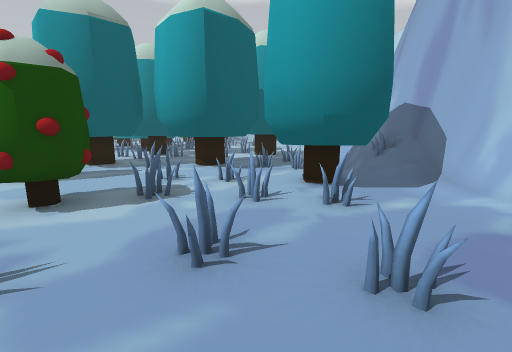
[1] (above)

24 first-person views from a walk through a scene from a Unity 3-D project. The camera is 1.3 m above the floor, tilts 10° down and sees 90° across. Doors are open. The floor is counted in squares, 1 m on a side. Each view is taken from the middle of a square. On the plan, view 1 faces up. The plan holds only what a view shows up to about 13 squares ahead; the rest is blank. The place goes on beyond the plan.

[2]
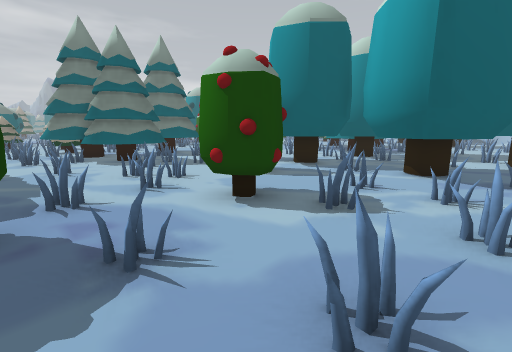

[3]
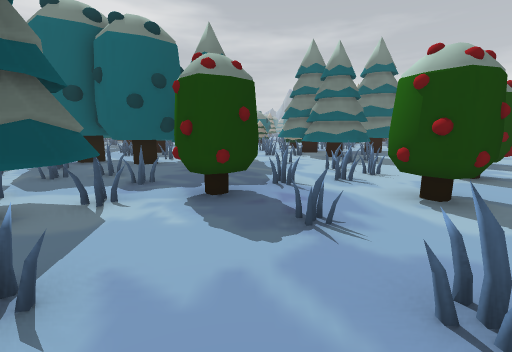

[4]
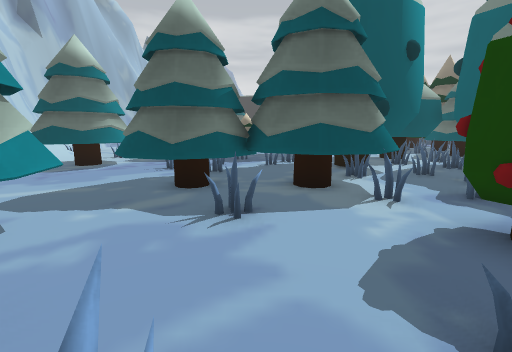

[5]
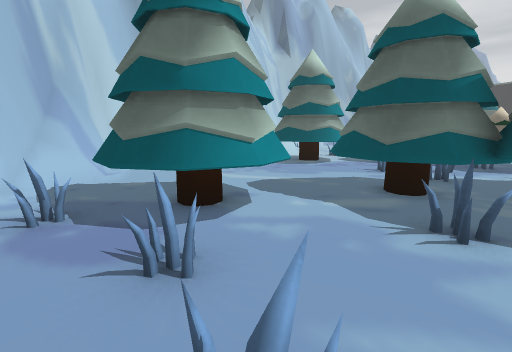

[6]
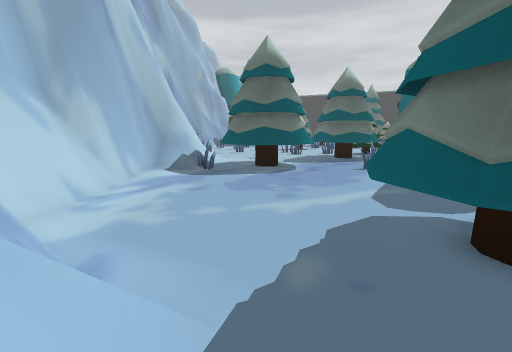

[7]
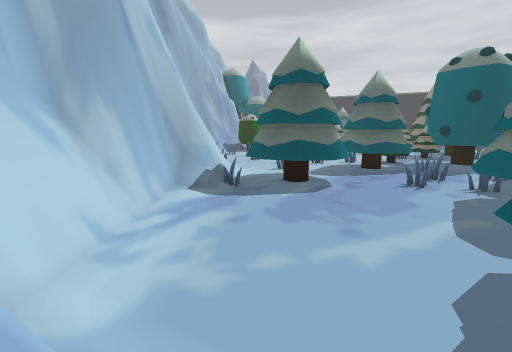

[8]
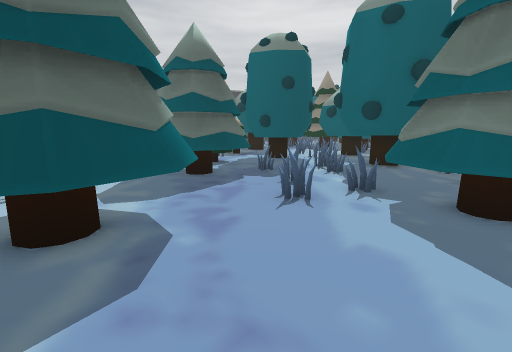

[9]
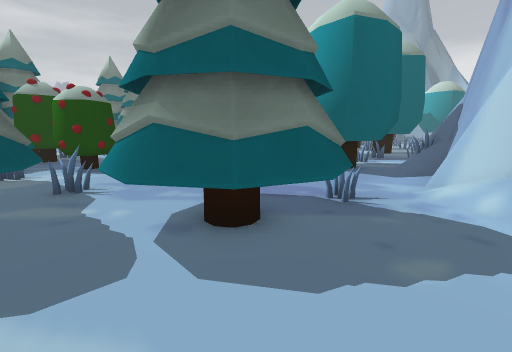

[10]
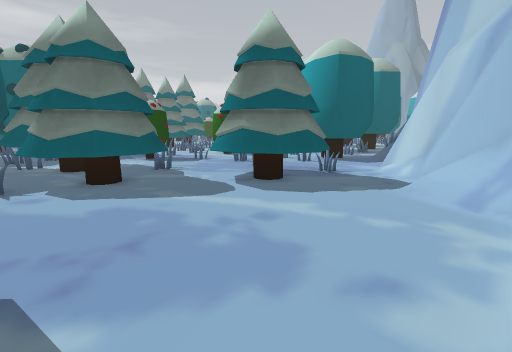

[11]
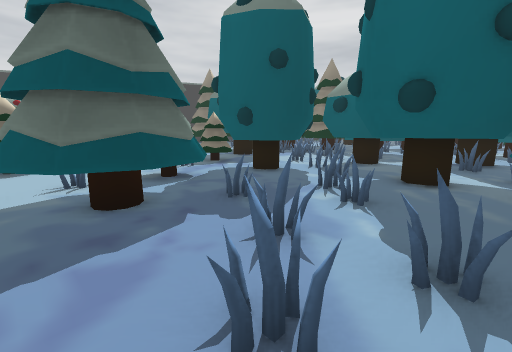

[12]
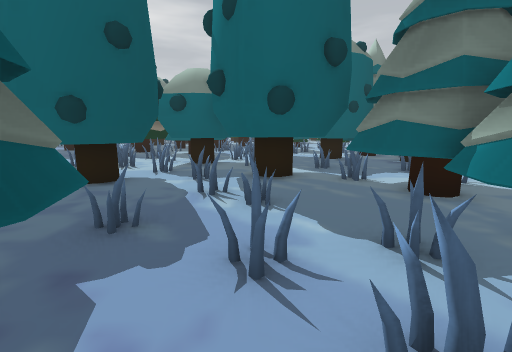

[13]
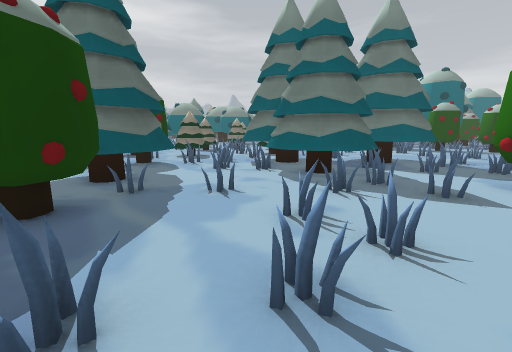

[14]
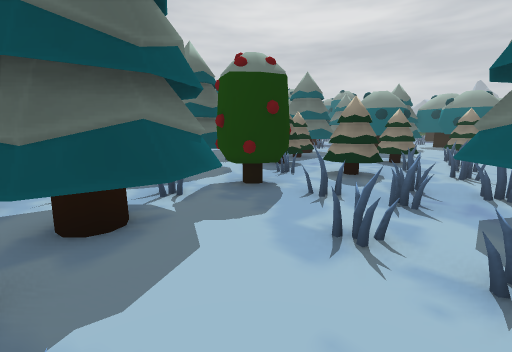

[15]
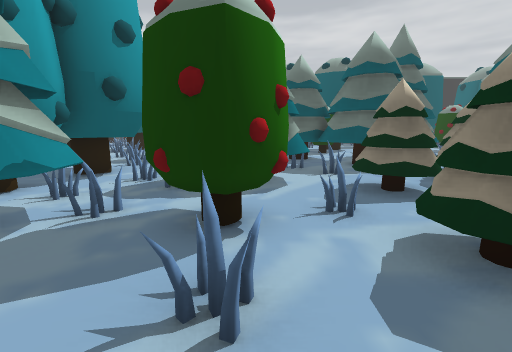

[16]
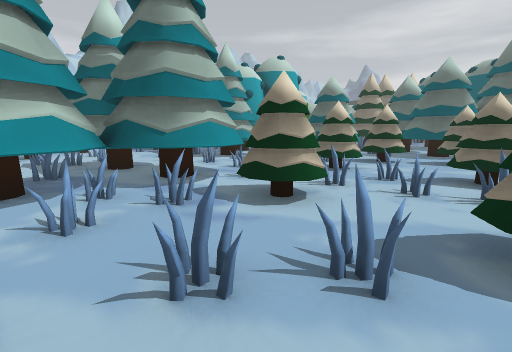

[17]
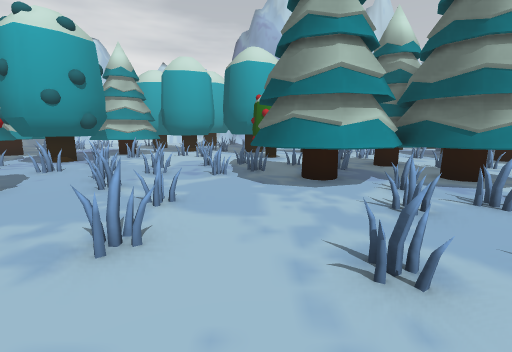

[18]
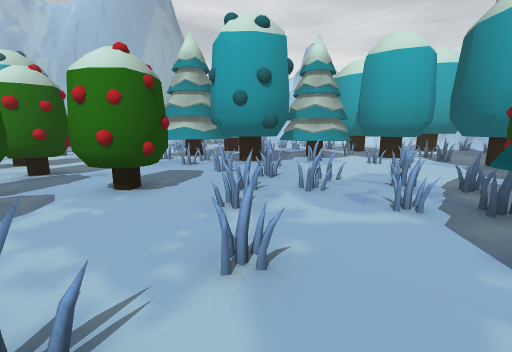

[19]
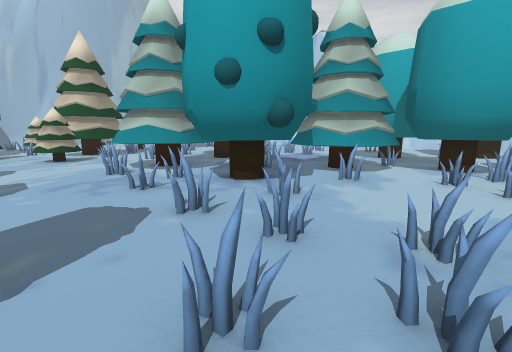

[20]
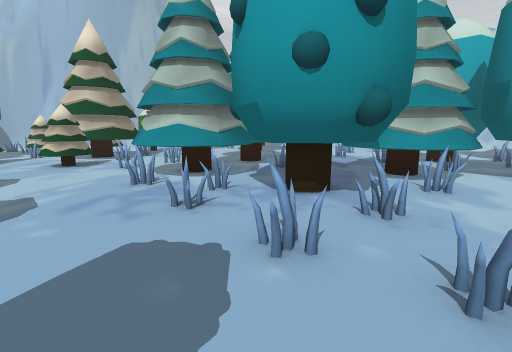

[21]
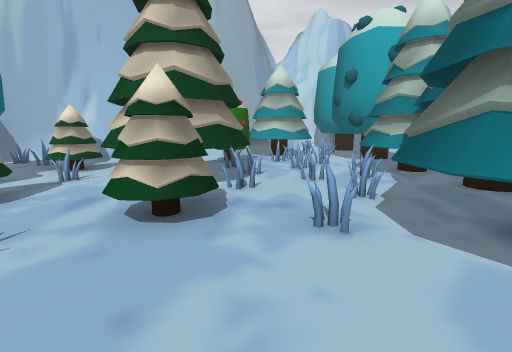

[22]
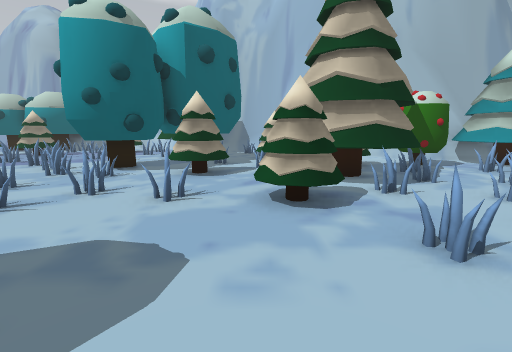

[23]
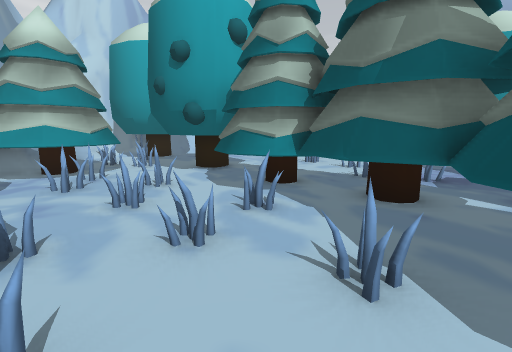

[24]
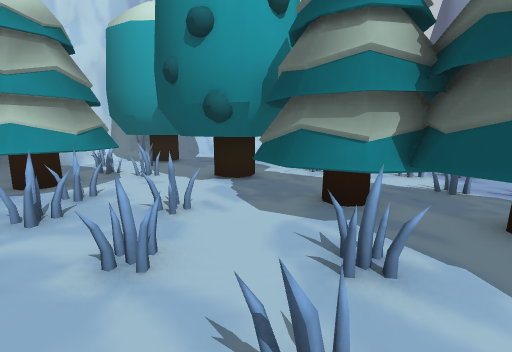

### Floor plan
Key: @ floor where view 1 was taken; # wall or solid block; x gap in a wall; . floor; / step, stairs or slope; = window, fence, low wall or low ledge; T tree; P pine tree; O other object.
Columns run from 22 left of view 1 to 10 right of it. Each row starts with its distance up from view 1.
 39       ###
 38       .#
 37       .. #
 36       ...##
 35    #   .../      #
 34    ####PP.  .=#### /./##
 33    ###.PP.  .# PPP ...T##
 32    ##....   .# PPPPP.TT #
 31 .####  .PP O.##.PPP..TT
 30 .###PPP.PPPP.........TTT
 29 .....P..PPPP......# ....
 28  .......PPPP.....##
 27   .....PP......PP### ..
 26    .....P.....PPPP   ..
 25    ..........PPPP ..
 24      .....PPPPPPP ....
 23    ##....PP PPP P.....
 22      ....PPPPPPP.....
 21      ....PPPP.......
 20    ##.....# ........
 19    ##.....###.   ..
 18    #......###PPP .TT
 17    #. ....###PPP .TTT
 16    ..#........PPPTTT ..
 15    ............TT  ..TT
 14    ............TTT .. T T
 13   ..............TTT. TTTT
 12  ...............T... .T..
 11  ..............TTT.   ...
 10 ......PPP...##TTTTTTTTT..=#
  9  ....PPPPP..## TTT.TTT...=##
  8 .....PPPPP.... .x...T..   =#
  7 ......PPPP .....#.....TTTT/#
  6 ......PPPPPP..........TTTT.#
  5 P..P.PPPPPPP......##...TT..##
  4 P..PPPPP PPP......##......./##
  3 ...P.PPPP.P................./##
  2 ........................PPP../##
  1 ...........PP....##.....PPPP./=#
  0 PP..PP....PPPP##.##...@.PPPP...##
 -1 PP..PP.##.PPPP##..x.....PPP.....#
 -2  ......##.PPP##...PPPPPPP.......#
 -3  ..PP..P...####...PPPPPPP.......#
 -4  PPPPPPPP..####...PPPPPPP.......#
 -5 OPP...PP P.###...##PP.PP...PP...#
 -6 O PP..    ####..####......PPPP#=#
 -7 O PPP.      ##..####......PPPP###
 -8   PPPP      #######.....P. P  ###
 -9 PP  PPP    P.#### ##..PPPP.  .=##
-10 PP  PPP   PPP ### ##..PPPP. ...=#
-11             P ### ###.P  P. ..
-12               ..#  # PP P.

Where each view was taken, in squares from view 1:
view 1: 0 up, 0 right, facing up
view 2: 1 up, 0 right, facing up-left
view 3: 1 up, 1 right, facing left
view 4: 3 up, 1 left, facing down
view 5: 3 up, 1 left, facing down-right
view 6: 3 up, 6 right, facing down
view 7: 2 up, 7 right, facing down
view 8: 3 down, 6 right, facing down-left
view 9: 2 down, 6 right, facing up-left
view 10: 5 down, 8 right, facing up-left
view 11: 5 down, 3 right, facing down-left
view 12: 7 down, 3 right, facing left
view 13: 3 up, 4 left, facing left
view 14: 3 up, 10 left, facing down-left
view 15: 2 up, 15 left, facing down
view 16: 8 up, 22 left, facing down-right
view 17: 10 up, 22 left, facing right
view 18: 10 up, 19 left, facing up-right
view 19: 13 up, 16 left, facing up-right
view 20: 15 up, 16 left, facing up-right
view 21: 23 up, 16 left, facing up-right
view 22: 22 up, 15 left, facing up
view 23: 26 up, 13 left, facing right
view 24: 27 up, 11 left, facing right
